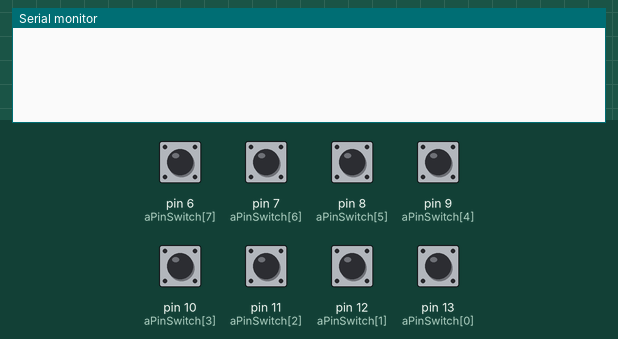
The sketch below on a simulated Arduino Uno, built with avr-gcc and run on an emulated ATmega328P. On the bench: the last lines printed to the serial monitor. The inputs (shaded band) are chosen by the test bench; at power-on: pin 6 (aPinSwitch[7]), pin 7 (aPinSwitch[6]), pin 8 (aPinSwitch[5]), pin 9 (aPinSwitch[4]), pin 10 (aPinSwitch[3]), pin 11 (aPinSwitch[2]), pin 12 (aPinSwitch[1]), pin 13 (aPinSwitch[0]) LOW.

Above: at 1.2 s.
1.3 s: pin 6 (aPinSwitch[7]) pulled HIGH for 0.15 s
At 1.9 s:
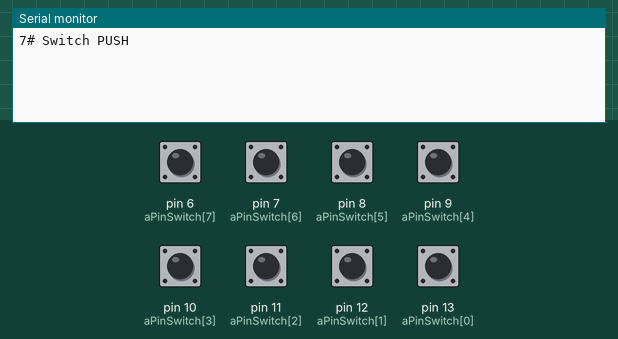
2.9 s: pin 7 (aPinSwitch[6]) pulled HIGH for 0.15 s
At 4.1 s:
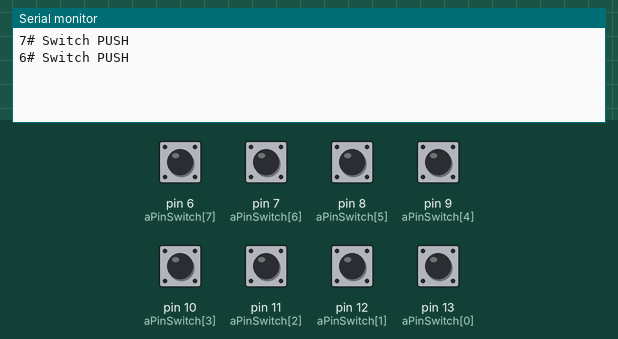
4.5 s: pin 8 (aPinSwitch[5]) pulled HIGH for 0.15 s
At 5.5 s:
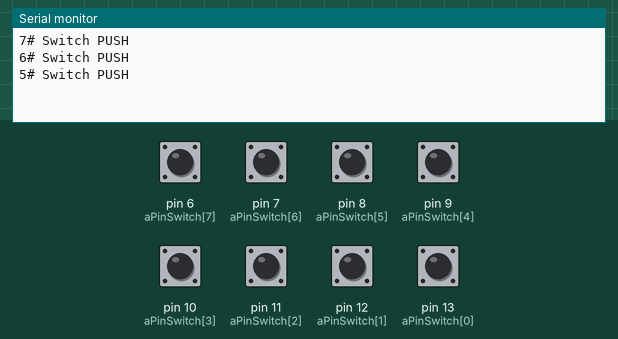
6.1 s: pin 9 (aPinSwitch[4]) pulled HIGH for 0.15 s
At 6.7 s:
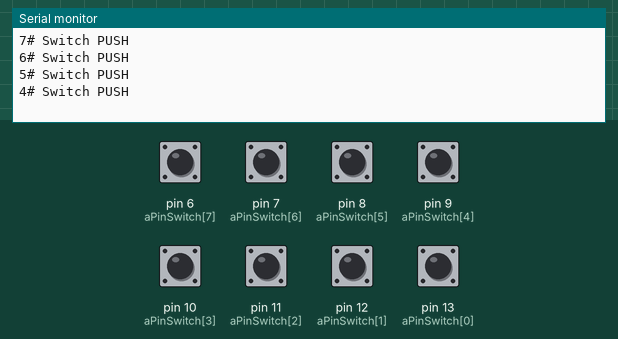
7.7 s: pin 10 (aPinSwitch[3]) pulled HIGH for 0.15 s
At 8.9 s:
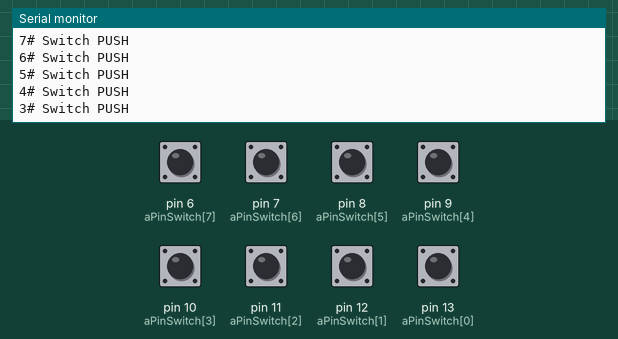
9.3 s: pin 11 (aPinSwitch[2]) pulled HIGH for 0.15 s
At 10.3 s:
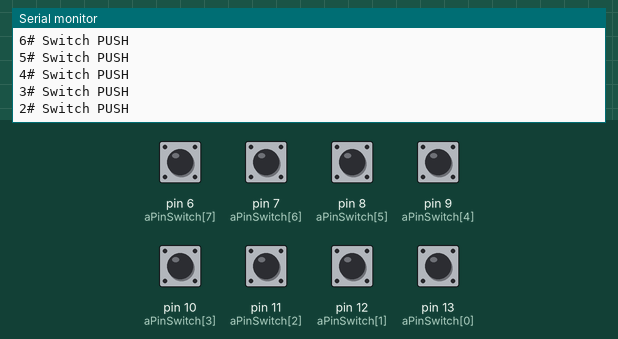
Timing chart, 0 to 11.9 s (numbered marks = the images above; inputs shaded):
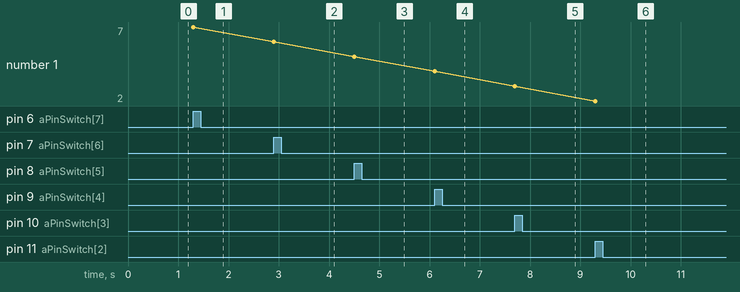

Measured:
- after the input at 1.3 s, the serial monitor: prints a new line at once (image 1)
- after the input at 2.9 s, the serial monitor: prints a new line at once (image 2)
- after the input at 4.5 s, the serial monitor: prints a new line at once (image 3)
- after the input at 6.1 s, the serial monitor: prints a new line at once (image 4)
- after the input at 7.7 s, the serial monitor: prints a new line at once (image 5)
- after the input at 9.3 s, the serial monitor: prints a new line at once (image 6)
- plotted number 1: 7 → 6 after the input at 2.9 s, 6 → 5 after the input at 4.5 s, 5 → 4 after the input at 6.1 s, 4 → 3 after the input at 7.7 s, 3 → 2 after the input at 9.3 s

The sketch:

swtich02.ino
```cpp
int aPinSwitch[8] = {13, 12, 11, 10, 9, 8, 7, 6};
void setup() {
  // put your setup code here, to run once:
  Serial.begin(115200);
  for (int i = 0; i < 8; i++) {
    pinMode(aPinSwitch[i], INPUT);
  }
}

void loop() {
  // put your main code here, to run repeatedly:
  for (int i = 0; i < 8; i++) {
    if (digitalRead(aPinSwitch[i])) {
      Serial.print(i);
      Serial.print("# ");
      Serial.println("Switch PUSH");
      delay(300);
    }
  }

}
```
